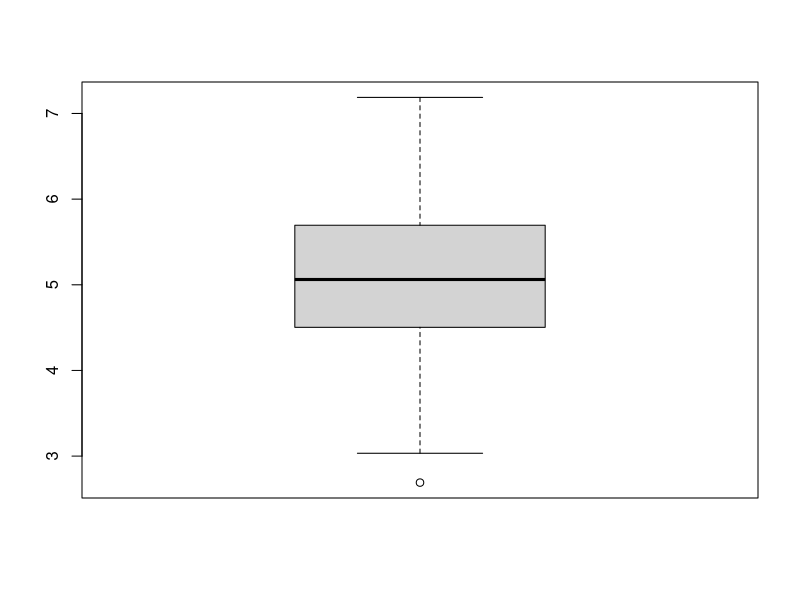
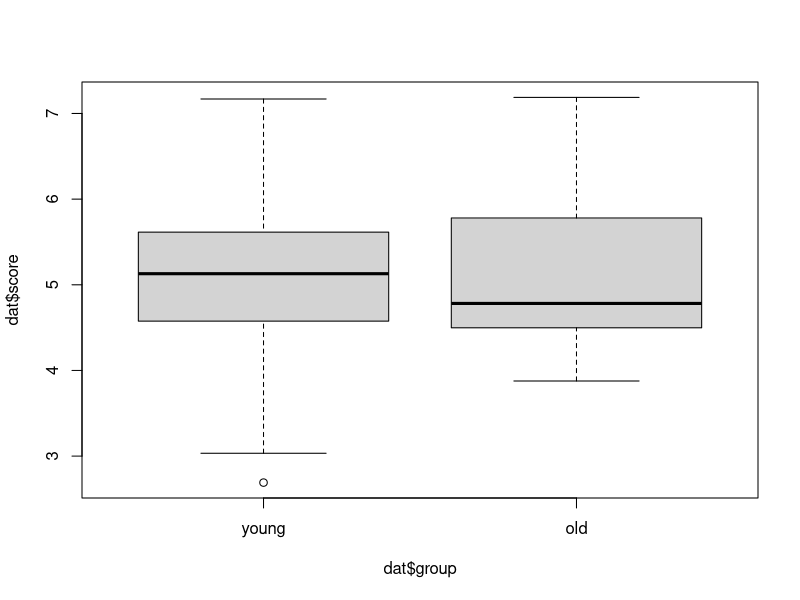

The R source for these figures, in order:
# ==============================================================================
# R-Code - my first R Script
# date of creation: XXX
# authors: XXX
# ==============================================================================
rm(list=ls()) # clean environment
dev.off() # clean plots


getwd() # points to your current working directory
# sets the directory of location of this script as the current directory
# setwd(dirname(rstudioapi::getSourceEditorContext()$path)) # not needed if you use an R project!


############################################################################
# load packages, data
############################################################################

################
# load packages
################
# if packages are not already installed, the function will install and activate them
usePackage <- function(p) {
  if (!is.element(p, installed.packages()[,1]))
    install.packages(p, dep = TRUE)
  require(p, character.only = TRUE)
}
## Error handling Install packages in R base
# options(repos="https://CRAN.R-project.org")

usePackage("tidyverse")
usePackage("psych")

rm(usePackage)

################
# load packages
################
set.seed(123)
size <- 100
dat <- data.frame(score = rnorm(n = size, mean = 5, sd = 1),
                  group = factor(x = rbinom(n = size, size = 1, prob = .3)),
                  letters = sample(x = letters, size = size, replace = TRUE))
levels(dat$group) <- c("young", "old")

rm(size)

############################################################################
# analyses
############################################################################

################
# check out data structures
################
typeof(dat$score)
class(dat$score)

typeof(dat)
class(dat)


################
# descriptive
################
table(dat$group)

summary(dat$score)
boxplot(dat$score)
psych::describe(x = dat[, c("score")])




################
# inferential
################
boxplot(dat$score ~ dat$group)
t.test(dat$score ~ dat$group)



